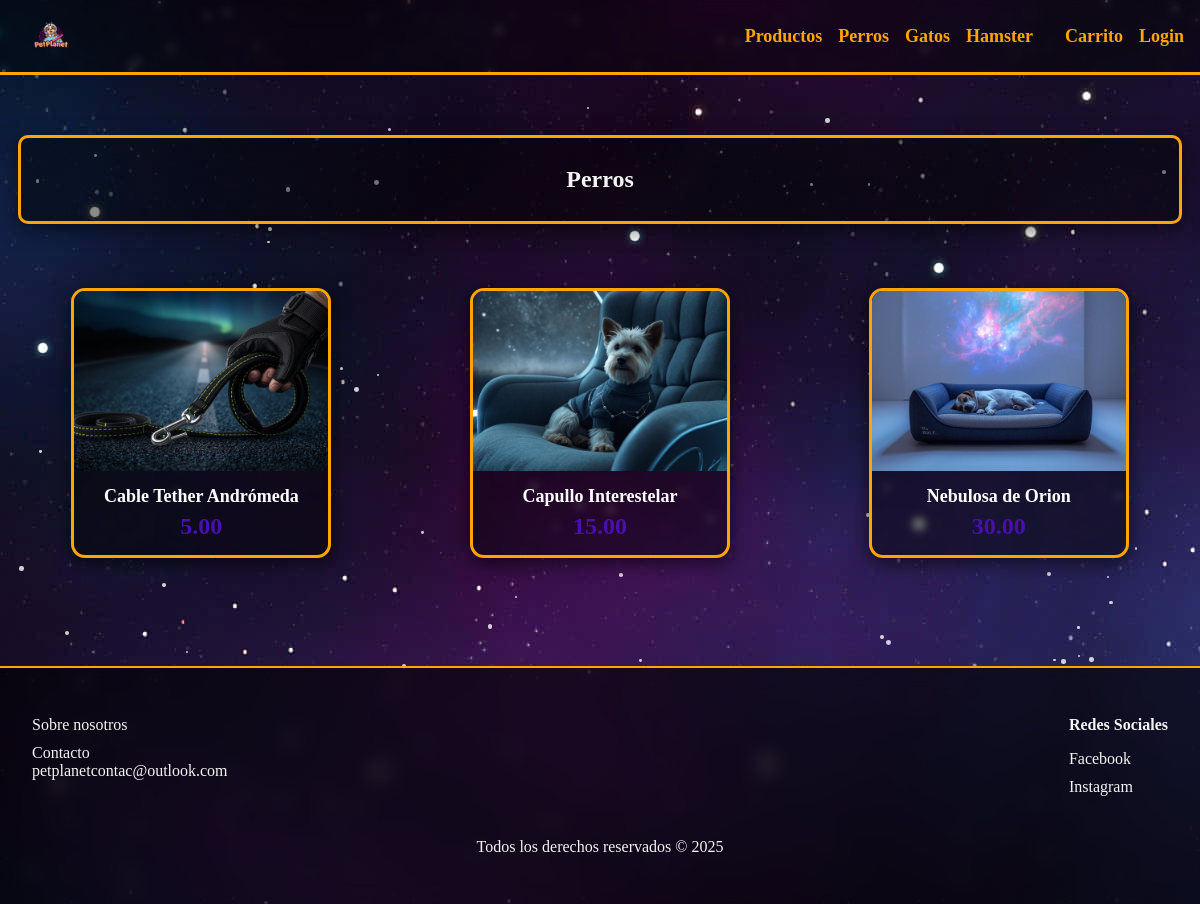
Page /perros.php on the committed database.
### tables this page shows
CREATE TABLE `productos` (
  `id` int(11) NOT NULL,
  `nombre` varchar(100) DEFAULT NULL,
  `descripcion` text DEFAULT NULL,
  `precio` decimal(10,2) DEFAULT NULL,
  `stock` int(11) DEFAULT NULL,
  `imagen` varchar(255) DEFAULT NULL,
  `id_categoria` int(11) DEFAULT NULL
);

### perros.php (the view, shortened to what this page needs)
<?php
include 'includes/db.php';
$query = "SELECT * FROM productos WHERE id_categoria=1";
$resultado = mysqli_query($conn, $query);
?>
<!DOCTYPE html>
<html lang="es">
<head>
    <link rel="stylesheet" href="assets/css/style.css">
</head>
<body>
    <div class="fondo-espacial">
        <?php include 'includes/header.php'; ?>
        <main>
            <div class="page">
                <h2 class="hero">Perros</h2>
                <div class="productos">
                    <?php while ($row = mysqli_fetch_assoc($resultado)) { ?>
                        <a href="producto-detalle.php?id=<?php echo $row['id']; ?>">
                            <article class="card">
                                <div class="img">
                                    <img src="<?php echo $row['imagen']; ?>">
                                </div>
                                <div class="meta">
                                    <p class="nombre"><?php echo $row['nombre']; ?></p>
                                    <p class="precio"><?php echo $row['precio']; ?></p>
                                </div>
                            </article>
                        </a>
                    <?php } ?>
                </div>
        </main>
        <?php include 'includes/footer.php'; ?>
</body>
</html>

### assets/Css/style.css (style rules this page uses)
* { margin: 0; padding: 0; box-sizing: border-box; text-decoration: none; list-style: none; }
main { flex: 1; position: relative; z-index: 10; }
.page { max-width: 1200px; margin: 26px auto; padding: 18px; }
.hero { background: rgba(0, 0, 0, 0.45); border-radius: 10px; padding: 28px; text-align: center; border: 3px solid #ffa500; box-shadow: 0 6px 20px rgba(0, 0, 0, 0.5); margin-bottom: 1rem; margin-top: 1rem; }
.card { width: 260px; background: rgba(0, 0, 0, 0.4); border-radius: 14px; border: 3px solid #ffa500; box-shadow: 0 5px 18px rgba(0, 0, 0, 0.6); overflow: hidden; transition: transform 0.45s ease, box-shadow 0.45s ease; cursor: pointer; backdrop-filter: blur(4px); position: relative; z-index: 10; }
.card .img { height: 180px; display: flex; justify-content: center; align-items: center; }
.card .img img { width: 100%; height: 100%; object-fit: cover; }
.meta { padding: 15px; text-align: center; }
.nombre { font-size: 18px; font-weight: bold; color: white; }
.precio { font-size: 20px; font-weight: bold; margin-top: 6px; color: #9bce42; }
.productos { display: grid; justify-items: center; grid-template-columns: 1fr 1fr 1fr; gap: 2rem; justify-content: center; margin-bottom: 2rem; margin-top: 4rem; }
.precio { font-size: 1.5rem; color: #490fad; font-weight: bold; }
.fondo-espacial { width: 100%; min-height: 100vh; background-image: url("../img/fondo/espacio4.jpg"); color: #f4f4f4; position: relative; display: flex; flex-direction: column; }

### rows in the picture
productos: imagen (picture), nombre "Cable Tether Andrómeda", precio "5.00"
productos: imagen (picture), nombre "Capullo Interestelar", precio "15.00"
productos: imagen (picture), nombre "Nebulosa de Orion", precio "30.00"
